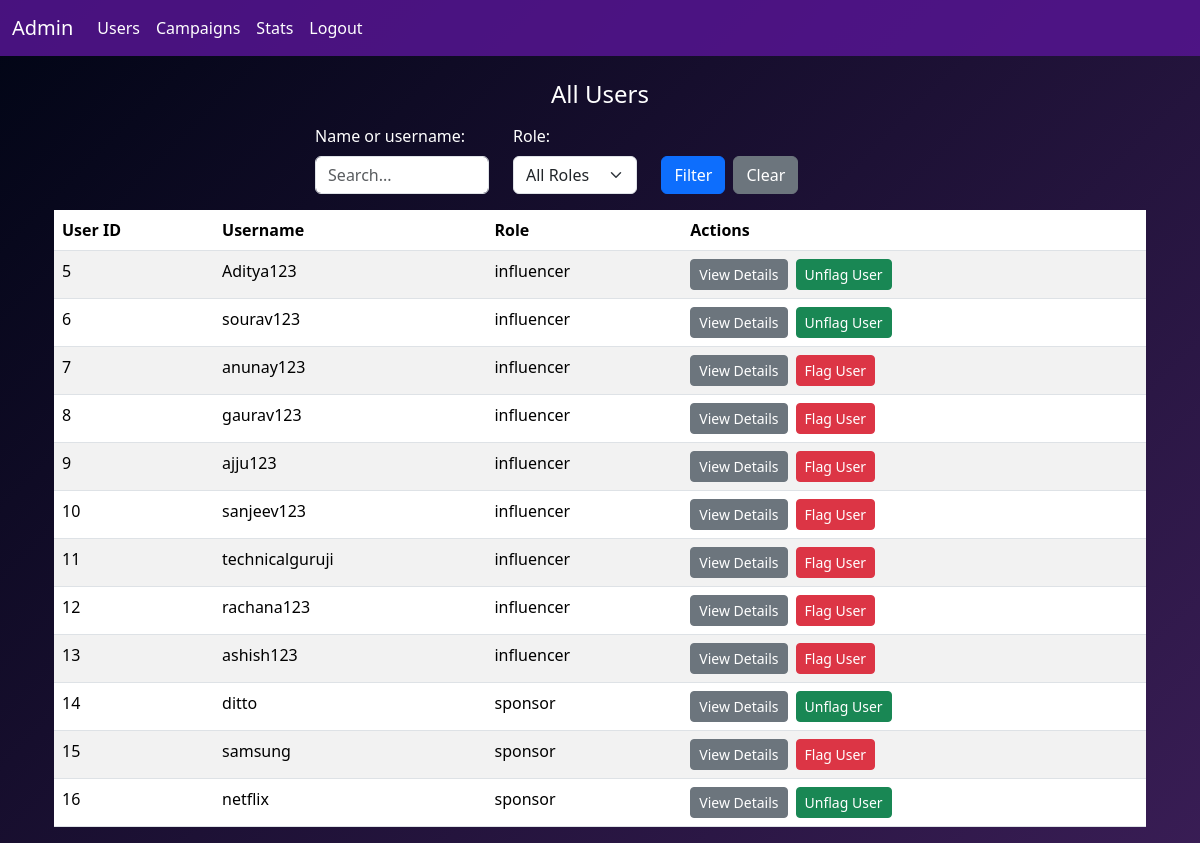
Page /admin/users (signed in) on the committed database.
### models.py (models this page shows, shortened)
class User(db.Model):
    id = db.Column(db.Integer, primary_key=True)
    username = db.Column(db.String(80), unique=True, nullable=False)
    password = db.Column(db.String(120), nullable=False)
    role = db.Column(db.String(20), nullable=False)
    is_flag = db.Column(db.Boolean,default=False)
    sponsor = db.relationship("Sponsor", uselist=False, backref="user", cascade="all, delete-orphan")
    influencer = db.relationship("Influencer", uselist=False, backref="user", cascade="all, delete-orphan")

### routes.py (the view)
@app.route("/admin/users")
@login_required
def admin_users():
    search_query = request.args.get('search', '')
    selected_role = request.args.get('role', '')
    query = User.query.filter(User.role != 'admin')
    if search_query:
        query = query.filter(
            User.username.ilike(f'%{search_query}%') |
            Sponsor.company_name.ilike(f'%{search_query}%') |
            Influencer.name.ilike(f'%{search_query}%')
        ).outerjoin(Sponsor).outerjoin(Influencer)
    if selected_role:
        query = query.filter_by(role=selected_role)
    users = query.all()
    return render_template('admin_users.html', users=users)

### routes.py (called while the page is built)
def login_required(f):
    @wraps(f)
    def wrap(*args, **kwargs):
        if 'user_id' not in session:
            flash("You need to login first")
            return redirect(url_for('login'))
        else:
            user_id  = session['user_id']
            user = User.query.filter_by(id=user_id).first()
            if user.is_flag:
                flash("You are flagged")
                return redirect(url_for('login'))
        return f(*args, **kwargs)
    return wrap

### templates/admin_users.html (shortened to what this page needs)
{% extends 'admin_dash.html' %}
{% block content %}
<div class="container mt-4">
    <h4>All Users</h4>
    <form method="GET" action="{{ url_for('admin_users') }}">
        <div class="row mb-3">
            <div class="col-md-4">
                <label for="search" class="form-label">Name or username:</label>
                <input type="text" class="form-control" id="search" name="search" placeholder="Search..." value="{{ request.args.get('search', '') }}">
            </div>
            <div class="col-md-3">
                <label for="role" class="form-label">Role:</label>
                <select name="role" id="role" class="form-select">
                    <option value="">All Roles</option>
                </select>
            </div>
            <div class="col-md-2 d-flex align-items-end">
                <button type="submit" class="btn btn-primary me-2">Filter</button>
                <a href="{{ url_for('admin_users') }}" class="btn btn-secondary mt-2">Clear</a>
            </div>
        </div>
    </form>
    <table class="table table-striped">
        <thead>
            <tr>
                <th>User ID</th>
                <th>Username</th>
                <th>Role</th>
                <th>Actions</th>
            </tr>
        </thead>
        <tbody>
            {% for user in users %}
                <tr>
                    <td>{{ user.id }}</td>
                    <td>{{ user.username }}</td>
                    <td>{{ user.role }}</td>
                    <td>
                        <div class="d-flex ">
                            <a href="{{ url_for('admin_user_details', user_id=user.id) }}" class="btn btn-secondary btn-sm me-2">View Details</a>
                            <form method="POST" action="{{ url_for('flag_user', user_id=user.id) }}">
                                <button type="submit" class="btn btn-{% if user.role == 'sponsor' and user.sponsor.is_flag or user.role == 'influencer' and user.influencer.is_flag %}success{% else %}danger{% endif %} btn-sm">
                                    {% if user.role == 'sponsor' and user.sponsor.is_flag or user.role == 'influencer' and user.influencer.is_flag %}Unflag{% else %}Flag{% endif %} User
                                </button>
                            </form>
                        </div>
                    </td>
                </tr>
            {% endfor %}
        </tbody>
    </table>
</div>
{% endblock %}

### templates/admin_users.html (style rules this page uses)
body { background: linear-gradient(135deg, #010515 0%, #220341e5 100%); color: #fff; }
form { display : flex; flex-direction:column ; align-items: center; }
h4 { margin-top: 10px; margin-bottom: 15px; text-align: center; }

### rows in the picture
User: id "5", username "Aditya123", role "influencer", shows "Unflag"
User: id "6", username "sourav123", role "influencer", shows "Unflag"
User: id "7", username "anunay123", role "influencer", shows "Flag"
User: id "8", username "gaurav123", role "influencer", shows "Flag"
User: id "9", username "ajju123", role "influencer", shows "Flag"
User: id "10", username "sanjeev123", role "influencer", shows "Flag"
User: id "11", username "technicalguruji", role "influencer", shows "Flag"
User: id "12", username "rachana123", role "influencer", shows "Flag"
User: id "13", username "ashish123", role "influencer", shows "Flag"
User: id "14", username "ditto", role "sponsor", shows "Unflag"
User: id "15", username "samsung", role "sponsor", shows "Flag"
User: id "16", username "netflix", role "sponsor", shows "Unflag"
